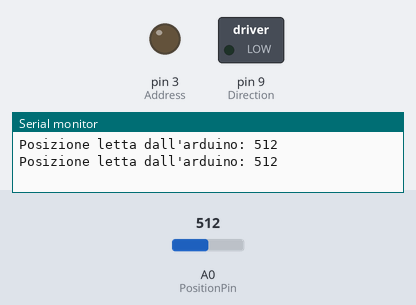
A sketch run on a simulated Arduino Uno, built with avr-gcc and run on an emulated ATmega328P. Shown: switched loads named in the sketch (green lamp = pin HIGH), output pins drawn as LEDs (lit = HIGH), the last lines printed to the serial monitor. Inputs (shaded band) come from the test bench; at power-on: A0 (PositionPin) = 512. Pins used as bus, display or sensor lines are not drawn.

Above: at 4.8 s.
4.9 s: A0 (PositionPin) set to 740
9.9 s: A0 (PositionPin) set to 768
At 13.6 s:
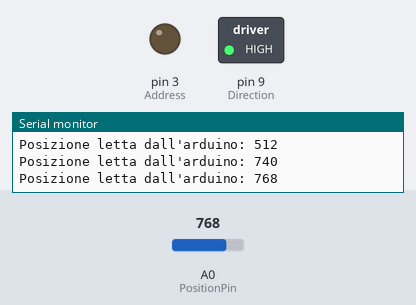
14.9 s: A0 (PositionPin) set to 6
19.9 s: A0 (PositionPin) set to 3
At 21.4 s:
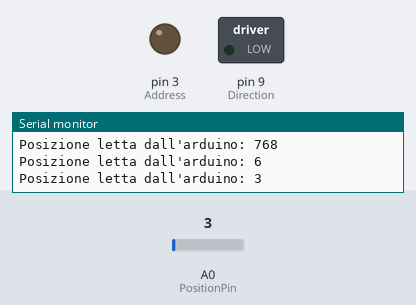
24.9 s: A0 (PositionPin) set to 760
At 29.1 s:
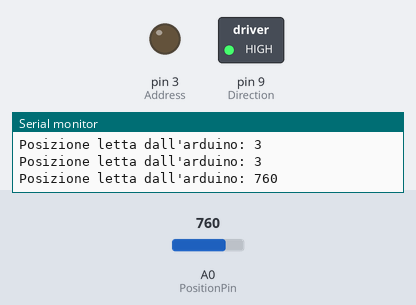
Timing chart, 0 to 30.6 s (numbered marks = the images above; inputs shaded):
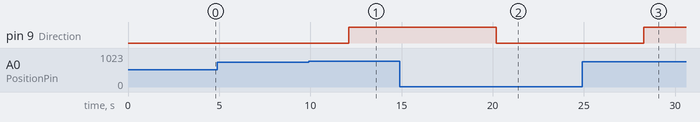

The sketch:

Motor.ino
```cpp
int Address = 3;
int Clock = 6;
int Direction = 9;
int PositionPin = A0;
int PositionValue = 0;
int LowLimit = 5;
int HighLimit = 750;
int ClockDelay = 1; //sembra buono 1.6
//int ClockDelay = 0.6; //sembra buono 1.6


void setup(){
  //Set the Address, Clock and Direction pin as output
  pinMode(Address, OUTPUT); //il pin 9 è una porta analogica che la posso settare sia come in che out
  pinMode(Clock, OUTPUT);
  pinMode(Direction, OUTPUT);
  //Initialise the serial port to print some data to the console
  Serial.begin(9600);
  //Set the Voltage reference for the ADC to the internal one -> BandGap del silicio (trick consigliato da Ave)
  analogReference(DEFAULT);
  //Define an initial direction
  digitalWrite(Direction, LOW);
}

void loop() {
  // Enable step motor
  //digitalWrite(Address, LOW);
  //Read the position
  PositionValue = analogRead(PositionPin);
  Serial.print("Posizione letta dall'arduino: ");
  Serial.println(PositionValue);

  //Cambio della direzione de vado troppo fine corsa
  if ( (PositionValue < LowLimit) && (digitalRead(Direction) == 1 )) digitalWrite(Direction, LOW);
  if ( (PositionValue > HighLimit) && (digitalRead(Direction) == 0 )) digitalWrite(Direction, HIGH);

  //Dagli un pacchetto di impulsi compatibilmente con la posizione
  for (int i=0; i <= 2000; i++){
      digitalWrite(Clock, HIGH);
      delay(ClockDelay);
      digitalWrite(Clock, LOW);
      delay(ClockDelay);
      }


  // Disable step motor:
  //digitalWrite(Address, HIGH);

}
```

Measured:
- the behaviour switches between 750 and 751 on A0 (PositionPin) (found by bisection; images 0 and 1)
- the behaviour switches between 5 and 4 on A0 (PositionPin) (found by bisection; images 1 and 2)
- after the input at 9.9 s, pin 9 (Direction): LOW → HIGH after 2.2 s
- after the input at 19.9 s, pin 9 (Direction): HIGH → LOW after 0.30 s
- after the input at 24.9 s, pin 9 (Direction): LOW → HIGH after 3.4 s
